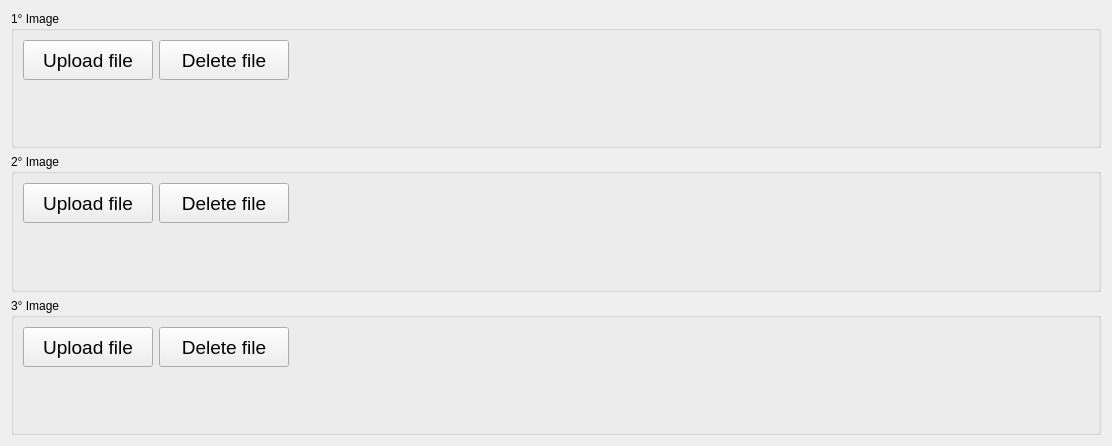
          <widget class="QWidget" name="scrollAreaWidgetContents_12">
           <property name="geometry">
            <rect>
             <x>0</x>
             <y>0</y>
             <width>1112</width>
             <height>446</height>
            </rect>
           </property>
           <layout class="QGridLayout" name="gridLayout_56">
            <item row="0" column="0">
             <layout class="QVBoxLayout" name="verticalLayout_51">
              <item>
               <widget class="QGroupBox" name="groupBox_29">
                <property name="title">
                 <string>1° Image</string>
                </property>
                <layout class="QGridLayout" name="gridLayout_49">
                 <item row="0" column="0">
                  <layout class="QHBoxLayout" name="horizontalLayout_82">
                   <property name="sizeConstraint">
                    <enum>QLayout::SetMinimumSize</enum>
                   </property>
                   <item>
                    <widget class="QPushButton" name="button_open_file_one">
                     <property name="sizePolicy">
                      <sizepolicy hsizetype="Fixed" vsizetype="Fixed">
                       <horstretch>0</horstretch>
                       <verstretch>0</verstretch>
                      </sizepolicy>
                     </property>
                     <property name="minimumSize">
                      <size>
                       <width>130</width>
                       <height>40</height>
                      </size>
                     </property>
                     <property name="maximumSize">
                      <size>
                       <width>130</width>
                       <height>40</height>
                      </size>
                     </property>
                     <property name="font">
                      <font>
                       <pointsize>14</pointsize>
                      </font>
                     </property>
                     <property name="text">
                      <string>Upload file</string>
                     </property>
                    </widget>
                   </item>
                   <item>
                    <widget class="QPushButton" name="button_delete_file_one">
                     <property name="sizePolicy">
                      <sizepolicy hsizetype="Fixed" vsizetype="Fixed">
                       <horstretch>0</horstretch>
                       <verstretch>0</verstretch>
                      </sizepolicy>
                     </property>
                     <property name="minimumSize">
                      <size>
                       <width>130</width>
                       <height>40</height>
                      </size>
                     </property>
                     <property name="maximumSize">
                      <size>
                       <width>130</width>
                       <height>40</height>
                      </size>
                     </property>
                     <property name="font">
                      <font>
                       <pointsize>14</pointsize>
                      </font>
                     </property>
                     <property name="text">
                      <string>Delete file</string>
                     </property>
                    </widget>
                   </item>
                   <item>
                    <spacer name="horizontalSpacer_41">
                     <property name="orientation">
                      <enum>Qt::Horizontal</enum>
                     </property>
                     <property name="sizeHint" stdset="0">
                      <size>
                       <width>40</width>
                       <height>20</height>
                      </size>
                     </property>
                    </spacer>
                   </item>
                  </layout>
                 </item>
                 <item row="1" column="0">
                  <widget class="QLabel" name="label_image_pic_one">
                   <property name="text">
                    <string/>
                   </property>
                  </widget>
                 </item>
                </layout>
               </widget>
              </item>
              <item>
               <widget class="QGroupBox" name="groupBox_31">
                <property name="title">
                 <string>2° Image</string>
                </property>
                <layout class="QGridLayout" name="gridLayout_53">
                 <item row="0" column="0">
                  <layout class="QVBoxLayout" name="verticalLayout_49">
                   <item>
                    <layout class="QHBoxLayout" name="horizontalLayout_78">
                     <item>
                      <widget class="QPushButton" name="button_open_file_two">
                       <property name="minimumSize">
                        <size>
                         <width>130</width>
                         <height>40</height>
                        </size>
                       </property>
                       <property name="maximumSize">
                        <size>
                         <width>130</width>
                         <height>40</height>
                        </size>
                       </property>
                       <property name="font">
                        <font>
                         <pointsize>14</pointsize>
                        </font>
                       </property>
                       <property name="text">
                        <string>Upload file</string>
                       </property>
                      </widget>
                     </item>
                     <item>
                      <widget class="QPushButton" name="button_delete_file_two">
                       <property name="minimumSize">
                        <size>
                         <width>130</width>
                         <height>40</height>
                        </size>
                       </property>
                       <property name="maximumSize">
                        <size>
                         <width>130</width>
                         <height>40</height>
                        </size>
                       </property>
                       <property name="font">
                        <font>
                         <pointsize>14</pointsize>
                        </font>
                       </property>
                       <property name="text">
                        <string>Delete file</string>
                       </property>
                      </widget>
                     </item>
                     <item>
                      <spacer name="horizontalSpacer_42">
                       <property name="orientation">
                        <enum>Qt::Horizontal</enum>
                       </property>
                       <property name="sizeHint" stdset="0">
                        <size>
                         <width>40</width>
                         <height>20</height>
                        </size>
                       </property>
                      </spacer>
                     </item>
                    </layout>
                   </item>
                   <item>
                    <widget class="QLabel" name="label_image_pic_two">
                     <property name="text">
                      <string/>
                     </property>
                    </widget>
                   </item>
                  </layout>
                 </item>
                </layout>
               </widget>
              </item>
              <item>
               <widget class="QGroupBox" name="groupBox_32">
                <property name="title">
                 <string>3° Image</string>
                </property>
                <layout class="QGridLayout" name="gridLayout_55">
                 <item row="0" column="0">
                  <layout class="QVBoxLayout" name="verticalLayout_50">
                   <item>
                    <layout class="QHBoxLayout" name="horizontalLayout_94">
                     <item>
                      <widget class="QPushButton" name="button_open_file_three">
                       <property name="minimumSize">
                        <size>
                         <width>130</width>
                         <height>40</height>
                        </size>
                       </property>
                       <property name="maximumSize">
                        <size>
                         <width>130</width>
                         <height>40</height>
                        </size>
                       </property>
                       <property name="font">
                        <font>
                         <pointsize>14</pointsize>
                        </font>
                       </property>
                       <property name="text">
                        <string>Upload file</string>
                       </property>
                      </widget>
                     </item>
                     <item>
                      <widget class="QPushButton" name="button_delete_file_three">
                       <property name="minimumSize">
                        <size>
                         <width>130</width>
                         <height>40</height>
                        </size>
                       </property>
                       <property name="maximumSize">
                        <size>
                         <width>130</width>
                         <height>40</height>
                        </size>
                       </property>
                       <property name="font">
                        <font>
                         <pointsize>14</pointsize>
                        </font>
                       </property>
                       <property name="text">
                        <string>Delete file</string>
                       </property>
                      </widget>
                     </item>
                     <item>
                      <spacer name="horizontalSpacer_43">
                       <property name="orientation">
                        <enum>Qt::Horizontal</enum>
                       </property>
                       <property name="sizeHint" stdset="0">
                        <size>
                         <width>40</width>
                         <height>20</height>
                        </size>
                       </property>
                      </spacer>
                     </item>
                    </layout>
                   </item>
                   <item>
                    <widget class="QLabel" name="label_image_pic_three">
                     <property name="text">
                      <string/>
                     </property>
                    </widget>
                   </item>
                  </layout>
                 </item>
                </layout>
               </widget>
              </item>
             </layout>
            </item>
           </layout>
          </widget>
